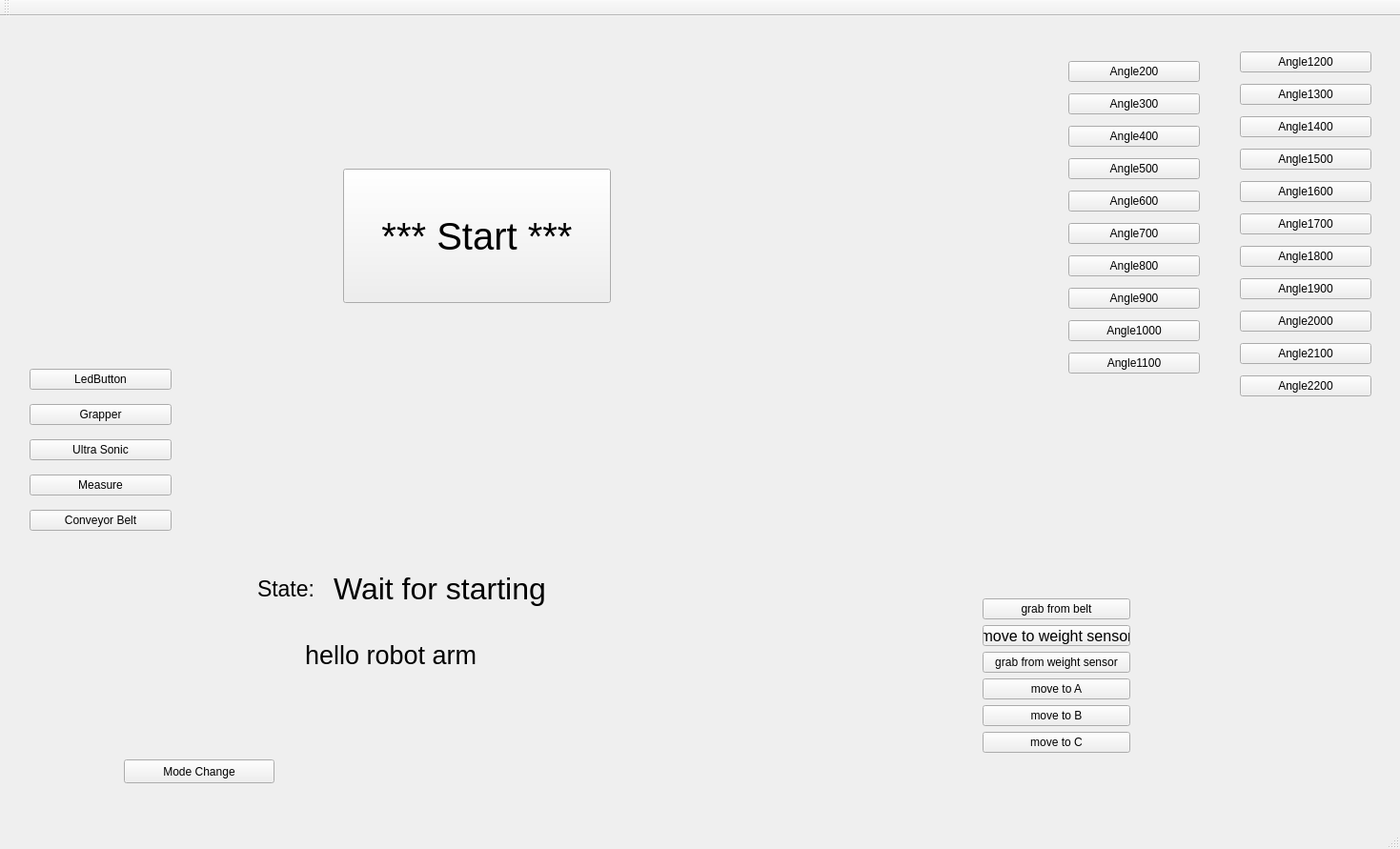
<?xml version="1.0" encoding="UTF-8"?>
<ui version="4.0">
 <class>MainWindow</class>
 <widget class="QMainWindow" name="MainWindow">
  <property name="geometry">
   <rect>
    <x>0</x>
    <y>0</y>
    <width>1469</width>
    <height>891</height>
   </rect>
  </property>
  <property name="windowTitle">
   <string>MainWindow</string>
  </property>
  <property name="iconSize">
   <size>
    <width>16</width>
    <height>16</height>
   </size>
  </property>
  <widget class="QWidget" name="centralWidget">
   <widget class="QLabel" name="label">
    <property name="geometry">
     <rect>
      <x>320</x>
      <y>640</y>
      <width>361</width>
      <height>61</height>
     </rect>
    </property>
    <property name="font">
     <font>
      <pointsize>20</pointsize>
     </font>
    </property>
    <property name="text">
     <string>hello robot arm</string>
    </property>
   </widget>
   <widget class="QWidget" name="verticalLayoutWidget">
    <property name="geometry">
     <rect>
      <x>1110</x>
      <y>30</y>
      <width>160</width>
      <height>371</height>
     </rect>
    </property>
    <layout class="QVBoxLayout" name="verticalLayout">
     <item>
      <widget class="QPushButton" name="angle200">
       <property name="text">
        <string>Angle200</string>
       </property>
      </widget>
     </item>
     <item>
      <widget class="QPushButton" name="pushButton_4">
       <property name="text">
        <string>Angle300</string>
       </property>
      </widget>
     </item>
     <item>
      <widget class="QPushButton" name="angle400">
       <property name="text">
        <string>Angle400</string>
       </property>
      </widget>
     </item>
     <item>
      <widget class="QPushButton" name="angle500">
       <property name="text">
        <string>Angle500</string>
       </property>
      </widget>
     </item>
     <item>
      <widget class="QPushButton" name="angle600">
       <property name="text">
        <string>Angle600</string>
       </property>
      </widget>
     </item>
     <item>
      <widget class="QPushButton" name="angle700">
       <property name="text">
        <string>Angle700</string>
       </property>
      </widget>
     </item>
     <item>
      <widget class="QPushButton" name="angle800">
       <property name="text">
        <string>Angle800</string>
       </property>
      </widget>
     </item>
     <item>
      <widget class="QPushButton" name="angle900">
       <property name="text">
        <string>Angle900</string>
       </property>
      </widget>
     </item>
     <item>
      <widget class="QPushButton" name="angle1000">
       <property name="text">
        <string>Angle1000</string>
       </property>
      </widget>
     </item>
     <item>
      <widget class="QPushButton" name="angle1100">
       <property name="text">
        <string>Angle1100</string>
       </property>
      </widget>
     </item>
    </layout>
   </widget>
   <widget class="QWidget" name="verticalLayoutWidget_2">
    <property name="geometry">
     <rect>
      <x>1290</x>
      <y>20</y>
      <width>160</width>
      <height>401</height>
     </rect>
    </property>
    <layout class="QVBoxLayout" name="verticalLayout_2">
     <item>
      <widget class="QPushButton" name="angle1200">
       <property name="text">
        <string>Angle1200</string>
       </property>
      </widget>
     </item>
     <item>
      <widget class="QPushButton" name="angle1300">
       <property name="text">
        <string>Angle1300</string>
       </property>
      </widget>
     </item>
     <item>
      <widget class="QPushButton" name="angle1400">
       <property name="text">
        <string>Angle1400</string>
       </property>
      </widget>
     </item>
     <item>
      <widget class="QPushButton" name="angle1500">
       <property name="text">
        <string>Angle1500</string>
       </property>
      </widget>
     </item>
     <item>
      <widget class="QPushButton" name="angle1600">
       <property name="text">
        <string>Angle1600</string>
       </property>
      </widget>
     </item>
     <item>
      <widget class="QPushButton" name="angle1700">
       <property name="text">
        <string>Angle1700</string>
       </property>
      </widget>
     </item>
     <item>
      <widget class="QPushButton" name="angle1800">
       <property name="text">
        <string>Angle1800</string>
       </property>
      </widget>
     </item>
     <item>
      <widget class="QPushButton" name="angle1900">
       <property name="text">
        <string>Angle1900</string>
       </property>
      </widget>
     </item>
     <item>
      <widget class="QPushButton" name="angle2000">
       <property name="text">
        <string>Angle2000</string>
       </property>
      </widget>
     </item>
     <item>
      <widget class="QPushButton" name="angle2100">
       <property name="text">
        <string>Angle2100</string>
       </property>
      </widget>
     </item>
     <item>
      <widget class="QPushButton" name="angle2200">
       <property name="text">
        <string>Angle2200</string>
       </property>
      </widget>
     </item>
    </layout>
   </widget>
   <widget class="QPushButton" name="smartFactoryStart">
    <property name="geometry">
     <rect>
      <x>360</x>
      <y>160</y>
      <width>281</width>
      <height>141</height>
     </rect>
    </property>
    <property name="font">
     <font>
      <pointsize>30</pointsize>
     </font>
    </property>
    <property name="text">
     <string>*** Start ***</string>
    </property>
   </widget>
   <widget class="QLabel" name="label_2">
    <property name="geometry">
     <rect>
      <x>270</x>
      <y>580</y>
      <width>111</width>
      <height>41</height>
     </rect>
    </property>
    <property name="font">
     <font>
      <pointsize>17</pointsize>
     </font>
    </property>
    <property name="text">
     <string>State:</string>
    </property>
   </widget>
   <widget class="QWidget" name="verticalLayoutWidget_3">
    <property name="geometry">
     <rect>
      <x>20</x>
      <y>350</y>
      <width>171</width>
      <height>211</height>
     </rect>
    </property>
    <layout class="QVBoxLayout" name="verticalLayout_3">
     <item>
      <widget class="QPushButton" name="pushButton">
       <property name="text">
        <string>LedButton</string>
       </property>
      </widget>
     </item>
     <item>
      <widget class="QPushButton" name="pushButton_2">
       <property name="text">
        <string>Grapper</string>
       </property>
      </widget>
     </item>
     <item>
      <widget class="QPushButton" name="ultraSonic">
       <property name="text">
        <string>Ultra Sonic</string>
       </property>
      </widget>
     </item>
     <item>
      <widget class="QPushButton" name="measure">
       <property name="text">
        <string>Measure</string>
       </property>
      </widget>
     </item>
     <item>
      <widget class="QPushButton" name="pwm2">
       <property name="text">
        <string>Conveyor Belt</string>
       </property>
      </widget>
     </item>
    </layout>
   </widget>
   <widget class="QWidget" name="verticalLayoutWidget_4">
    <property name="geometry">
     <rect>
      <x>1020</x>
      <y>600</y>
      <width>177</width>
      <height>184</height>
     </rect>
    </property>
    <layout class="QVBoxLayout" name="verticalLayout_4">
     <item>
      <widget class="QPushButton" name="pushButton_3">
       <property name="text">
        <string>grab from belt</string>
       </property>
      </widget>
     </item>
     <item>
      <widget class="QPushButton" name="pwm4">
       <property name="font">
        <font>
         <pointsize>12</pointsize>
        </font>
       </property>
       <property name="text">
        <string>move to weight sensor</string>
       </property>
       <property name="iconSize">
        <size>
         <width>25</width>
         <height>16</height>
        </size>
       </property>
      </widget>
     </item>
     <item>
      <widget class="QPushButton" name="grabFromWeightSensor">
       <property name="text">
        <string>grab from weight sensor</string>
       </property>
      </widget>
     </item>
     <item>
      <widget class="QPushButton" name="pushButton_7">
       <property name="text">
        <string>move to A</string>
       </property>
      </widget>
     </item>
     <item>
      <widget class="QPushButton" name="moveToB">
       <property name="text">
        <string>move to B</string>
       </property>
      </widget>
     </item>
     <item>
      <widget class="QPushButton" name="moveToC">
       <property name="text">
        <string>move to C</string>
       </property>
      </widget>
     </item>
    </layout>
   </widget>
   <widget class="QLabel" name="state">
    <property name="geometry">
     <rect>
      <x>350</x>
      <y>560</y>
      <width>441</width>
      <height>81</height>
     </rect>
    </property>
    <property name="font">
     <font>
      <pointsize>24</pointsize>
     </font>
    </property>
    <property name="text">
     <string>Wait for starting</string>
    </property>
   </widget>
   <widget class="QPushButton" name="pushButton_5">
    <property name="geometry">
     <rect>
      <x>130</x>
      <y>780</y>
      <width>158</width>
      <height>25</height>
     </rect>
    </property>
    <property name="text">
     <string>Mode Change</string>
    </property>
   </widget>
  </widget>
  <widget class="QMenuBar" name="menuBar">
   <property name="geometry">
    <rect>
     <x>0</x>
     <y>0</y>
     <width>1469</width>
     <height>22</height>
    </rect>
   </property>
  </widget>
  <widget class="QToolBar" name="mainToolBar">
   <attribute name="toolBarArea">
    <enum>TopToolBarArea</enum>
   </attribute>
   <attribute name="toolBarBreak">
    <bool>false</bool>
   </attribute>
  </widget>
  <widget class="QStatusBar" name="statusBar"/>
 </widget>
 <layoutdefault spacing="6" margin="11"/>
 <resources/>
 <connections/>
</ui>
